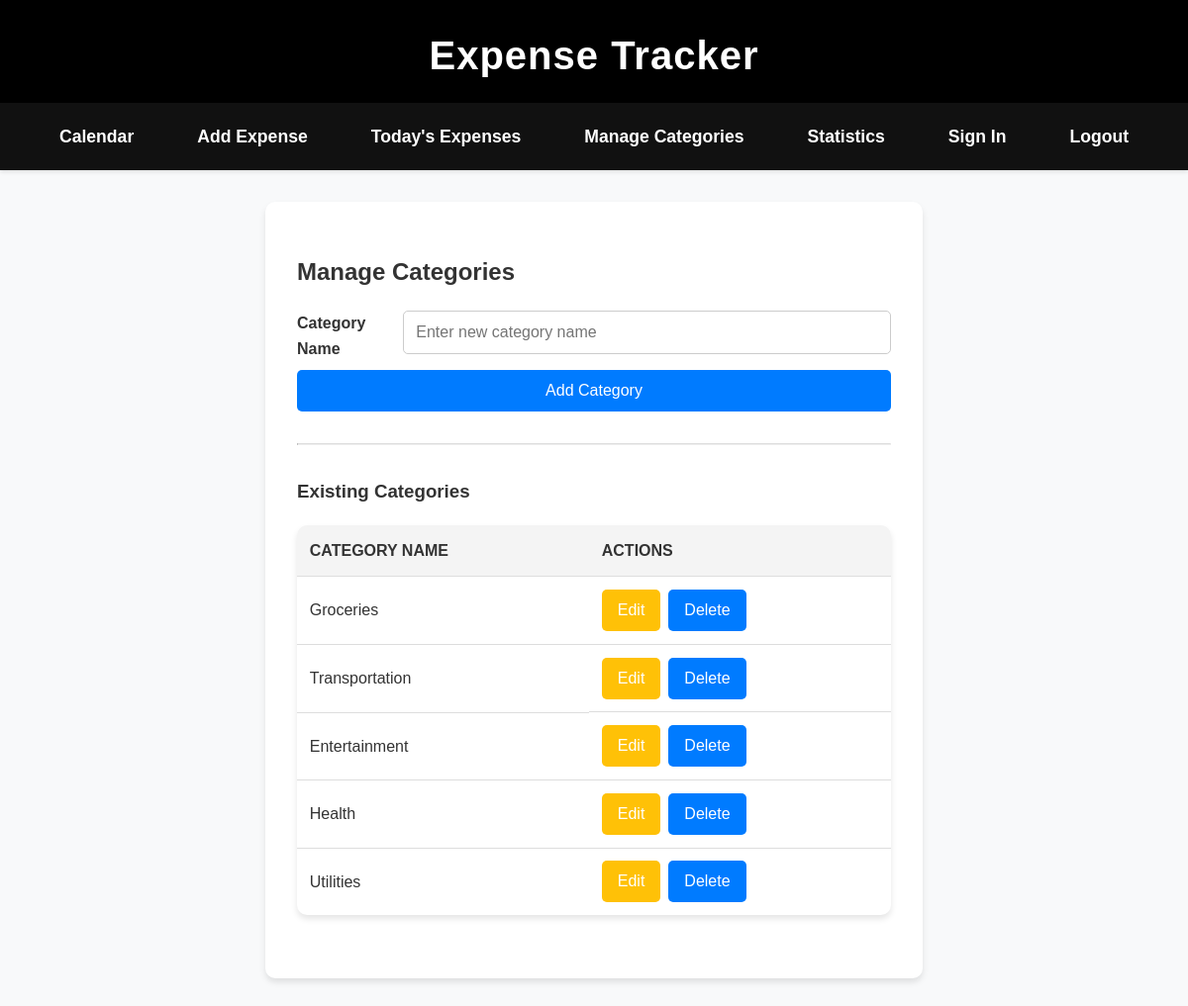
/manage-categories/ (signed in), run on the app's committed database.
### expenses/models.py (models this page shows, shortened)
class Category(models.Model):
    name = models.CharField(max_length=100)
    user = models.ForeignKey(User, on_delete=models.CASCADE)
    class Meta:
        unique_together = ('name', 'user')

### expenses/views.py (the view, shortened to what this page needs)
# urls.py: path('manage-categories/', views.manage_categories, name='manage_categories'),
def manage_categories(request):
    categories = Category.objects.filter(user=request.user)
    context = {
        'categories': categories,
    }
    return render(request, 'expenses/manage_categories.html', context)

### expenses/templates/expenses/manage_categories.html (shortened to what this page needs)
{% extends 'expenses/base.html' %}
{% block content %}
<div class="form-container">
    <h2>Manage Categories</h2>
    <form method="post">
        <div class="form-group">
            <label for="category_name">Category Name</label>
            <input type="text" id="category_name" name="category_name" placeholder="Enter new category name" required>
        </div>
        <button type="submit">Add Category</button>
    </form>
    <hr class="separator">
    <h3>Existing Categories</h3>
    {% if categories.exists %}
    <table>
        <thead>
            <tr>
                <th>Category Name</th>
                <th>Actions</th>
            </tr>
        </thead>
        <tbody>
            {% for category in categories %}
            <tr>
                <td>{{ category.name }}</td>
                <td class="action-buttons">
    <a href="{% url 'expenses:edit_category' category.id %}" class="edit">Edit</a>
    <form action="{% url 'expenses:delete_category' category.id %}" method="post" style="margin: 0;">
        <button type="submit" class="delete">Delete</button>
    </form>
</td>
            </tr>
            {% endfor %}
        </tbody>
    </table>
    {% else %}
    <p>No categories added yet.</p>
    {% endif %}
</div>
{% endblock %}

### expenses/static/expenses/css/styles.css (style rules this page uses)
body { min-width: 800px; margin: 0; font-family: Arial, sans-serif; background-color: #f8f9fa; line-height: 1.6; color: #333; }
a { text-decoration: none; }
table { width: 90%; margin: 2rem auto; border-collapse: collapse; background-color: #fff; border-radius: 10px; box-shadow: 0 4px 6px rgba(0, 0, 0, 0.1); }
table th, table td { padding: 1rem; text-align: left; border-bottom: 1px solid #ddd; font-size: 1rem; }
table th { background-color: #f4f4f4; font-size: 1.2rem; font-weight: bold; }
table tr:last-child td { border-bottom: none; }
.form-container { width: 80%; max-width: 600px; margin: 2rem auto; background-color: #fff; padding: 2rem; border-radius: 10px; box-shadow: 0 4px 6px rgba(0, 0, 0, 0.1); }
.form-container label { display: block; margin-bottom: 0.5rem; font-weight: bold; }
.form-container input, .form-container select { width: 100%; padding: 0.75rem; font-size: 1rem; border: 1px solid #ccc; border-radius: 5px; margin-bottom: 1rem; transition: border-color 0.3s ease; }
.form-container button { padding: 0.75rem 1rem; font-size: 1rem; border: none; background-color: #007bff; color: #fff; border-radius: 5px; cursor: pointer; width: 100%; transition: background-color 0.3s ease, transform 0.2s ease; }
.form-group { display: flex; justify-content: space-between; gap: 1rem; }
.separator { margin: 2rem 0; border-top: 1px solid #ddd; }
.action-buttons { display: flex; }
.action-buttons a { padding: 0.5rem 1rem; font-size: 1rem; text-decoration: none; border-radius: 5px; color: #fff; margin-right: 0.5rem; transition: opacity 0.3s ease, transform 0.2s ease; }
.action-buttons a.edit { background-color: #ffc107; }
table { width: 100%; border-collapse: collapse; margin-top: 1rem; background-color: #fff; border-radius: 10px; box-shadow: 0 4px 6px rgba(0, 0, 0, 0.1); overflow: hidden; }
table th, table td { padding: 0.8rem; text-align: left; border-bottom: 1px solid #ddd; font-size: 1rem; }
table th { background-color: #f4f4f4; font-weight: bold; text-transform: uppercase; }

### data on the page
Category: name "Groceries"
Category: name "Transportation"
Category: name "Entertainment"
Category: name "Health"
Category: name "Utilities"
